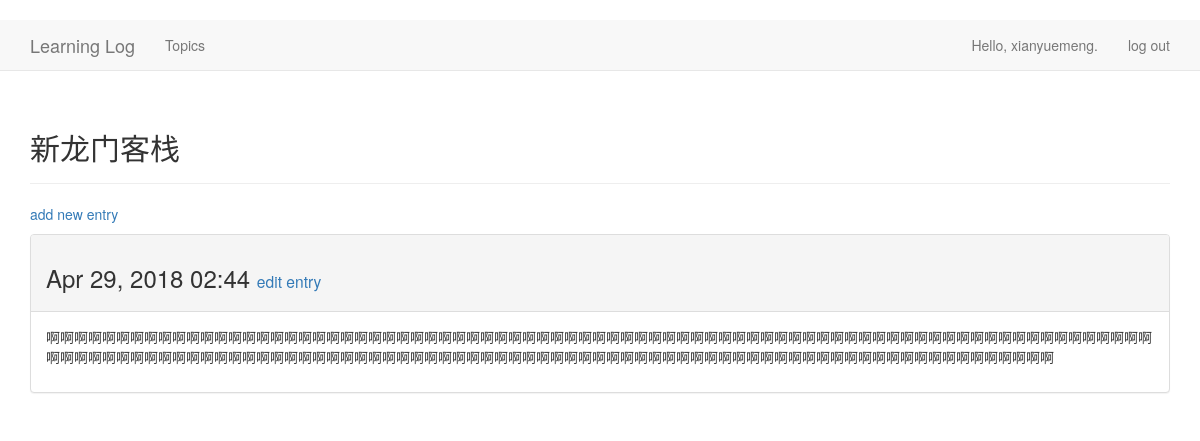
The page /topics/2/ (signed in) on the database its author committed.
### favorite_movies/models.py (models this page shows, shortened)
class Topic(models.Model):
    text = models.CharField(max_length=200)
    date_added = models.DateTimeField(auto_now_add=True)
    owner = models.ForeignKey(User)
    def __str__(self):
        return self.text

class Entry(models.Model):
    topic = models.ForeignKey(Topic,on_delete=models.CASCADE)
    text = models.TextField()
    date_added = models.DateTimeField(auto_now_add=True)
    class Meta:
        verbose_name_plural = 'entries'

### favorite_movies/views.py (the view)
# urls.py: url(r'^topics/(?P<topic_id>\d+)/$', views.topic, name='topic'),
@login_required
def topic(request, topic_id):
    topic = Topic.objects.get(id=topic_id)
    if topic.owner != request.user:
        raise Http404
    entries = topic.entry_set.order_by('-date_added')
    context = {'topic': topic, 'entries': entries}
    return render(request, 'favorite_movies/topic.html', context)

### favorite_movies/templates/favorite_movies/topic.html
{% extends 'favorite_movies/base.html' %}
{% block header %}
  <h2>{{ topic }}</h2>
{% endblock header %}
{% block content %}
  <p>
    <a href="{% url 'favorite_movies:new_entry' topic.id %}">add new entry</a>
  </p>
  {% for entry in entries %}
    <div class="panel panel-default">
      <div class="panel-heading">
        <h3>
          {{ entry.date_added|date:'M d, Y H:i' }}
          <small>
            <a href="{% url 'favorite_movies:edit_entry' entry.id %}">
              edit entry</a>
          </small>
        </h3>
      </div>
      <div class="panel-body">
        {{ entry.text|linebreaks }}
      </div>
    </div>
  {% empty %}
    There are no entries for this topic yet.
  {% endfor %}
{% endblock content %}

### favorite_movies/templates/favorite_movies/base.html (shortened to what this page needs)
﻿{% load bootstrap3 %}
<!DOCTYPE html>
<html lang="en">
  <head>
    {% bootstrap_css %}
  </head>
  <body>
    <nav class="navbar navbar-default navbar-static-top">
      <div class="container">
        <div class="navbar-header">
          <a class="navbar-brand" href="{% url 'favorite_movies:index' %}">
              Learning Log</a>
        </div>
        <div id="navbar" class="navbar-collapse collapse">
          <ul class="nav navbar-nav">
            <li><a href="{% url 'favorite_movies:topics' %}">Topics</a></li>
          </ul>
          <ul class="nav navbar-nav navbar-right">
            {% if user.is_authenticated %}
              <li><a>Hello, {{ user.username }}.</a></li>
              <li><a href="{% url 'users:logout' %}">log out</a></li>
            {% else %}
              <li><a href="{% url 'users:register' %}">register</a></li>
              <li><a href="{% url 'users:login' %}">log in</a></li>
            {% endif %}
          </ul>
        </div>
      </div>
    </nav>
    <div class="container">
      <div class="page-header">
        {% block header %}{% endblock %}
      </div>
      <div>
        {% block content %}{% endblock %}
      </div>
    </div>
  </body>
</html>

### rows shown on the page
Topic: text "新龙门客栈"
Entry: date_added "Apr 29, 2018 02:44", text "啊啊啊啊啊啊啊啊啊啊啊啊啊啊啊啊啊啊啊啊啊啊啊啊啊啊啊啊啊啊啊啊啊啊啊啊啊啊啊啊啊啊啊啊啊啊啊啊啊啊啊啊啊啊啊啊啊啊啊啊啊啊啊啊啊啊啊啊啊啊啊啊啊啊啊啊啊啊啊啊啊啊啊啊啊啊啊啊啊啊啊啊啊啊啊啊啊啊啊啊啊啊啊啊啊啊啊啊啊啊啊啊啊啊啊啊啊啊啊啊啊啊啊啊啊啊啊啊啊啊啊啊啊啊啊啊啊啊啊啊啊啊啊啊啊啊啊啊啊啊啊"

### other values the page prints
{{ user.username }} "xianyuemeng"
